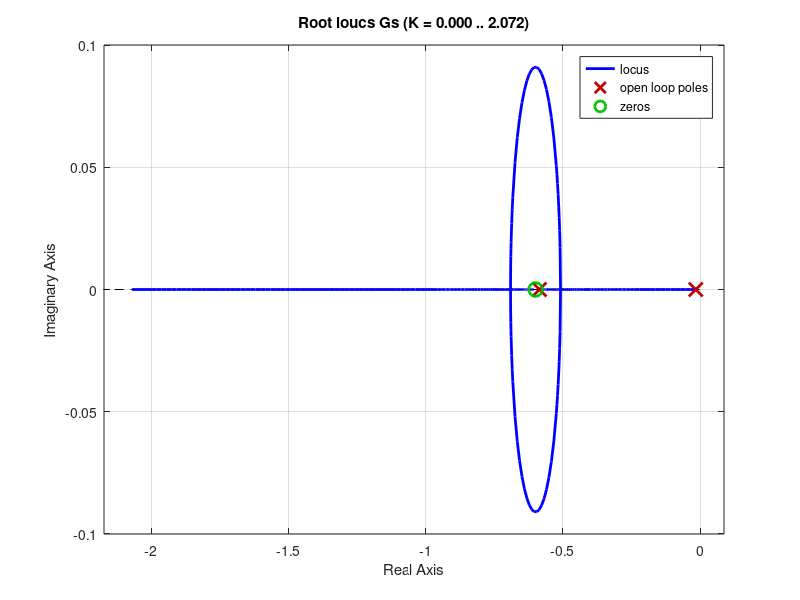

This chart was generated by the following MATLAB code: (Note: this script raises an error after producing the figure.)
close all
clc;
clear all
numerado = [1 0.6];
dennominador = poly ([-0.0163 -0.5858]);
Gs = tf(numerado, dennominador);
rlocus(Gs);
pos=(0);
z=-log(pos/100)/sqrt(pi^2+(log(pos/100))^2);
sgrid(z,0)
% title([ 'Root Locus with ' , num2str(pos) , ' Percent Overshoot Line' ])
[K1,p]=rlocfind(Gs);
% pause
mf=feedback(K1*Gs,1); %T is the closed-loop TF of the system
mf=minreal(mf);
 step(mf);

% figure,step(T);
axis ([0, 8, 0, 1]);
grid